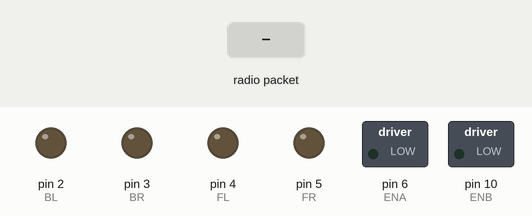
Simulated run of this sketch. Board: Arduino Uno, built with avr-gcc and run on an emulated ATmega328P. Parts: switched loads named in the sketch (green lamp = pin HIGH), output pins drawn as LEDs (lit = HIGH). Inputs (shaded band) come from the test bench. No radio packets arrive unless stated.

Above: at 1.2 s.
1.3 s: radio packet "FR" arrives
At 1.6 s:
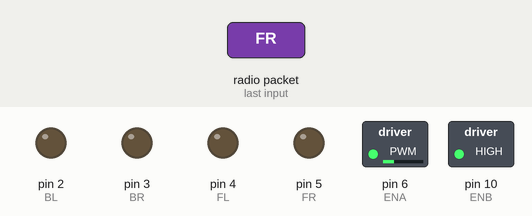
2.8 s: radio packet "F" arrives
At 3.9 s:
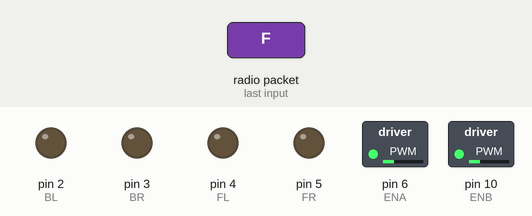
4.3 s: radio packet "FL" arrives
At 5.0 s:
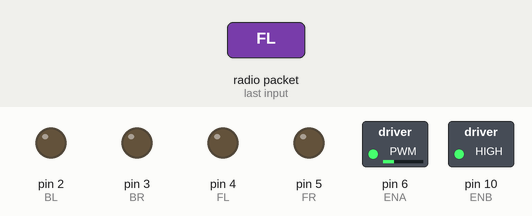
Timing chart, 0 to 7.3 s (numbered marks = the images above; inputs shaded):
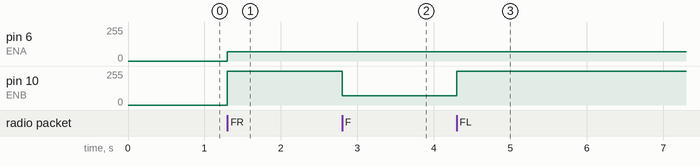

Measured:
- after the input at 1.3 s, pin 6 (ENA): 0/255 → 70/255 at once; pin 10 (ENB): 0/255 → 255/255 at once
- after the input at 2.8 s, pin 10 (ENB): 255/255 → 70/255 at once
- after the input at 4.3 s, pin 10 (ENB): 70/255 → 255/255 at once

The sketch:

Receiver.ino
```cpp
/* Code For Hand Gesture Controlled WheelChair
 * Software used - Arduino IDE
 * Hardware Used - Arduino UNO
 * Created By    - Gopal Agarwal
 */

 /*  PINOUT of Receiver
  *     nrf MOSI -> Pin 11
  *     nrf MISO -> Pin 12
  *     nrf SCLK -> Pin 13
  *     Motor Driver -> Pin 5, 4, 3, 2, 6, 10
  */

/**********  Add Required Libraries  **********/
#include <SPI.h>          // Library for SPI Communication
#include <nRF24L01.h>     // Library for nrFL401
#include <RF24.h>         // Library for nrFL401

/**********  Global Variables  **********/
int WheelSpeed;
String text;

/**********  Create an RF24 object  **********/
RF24 radio(9, 8);       // CE Connected to Pin9, CSN Connected to Pin8

/**********  nrFL401 Module Address  *******/
const byte address[6] = "00001";

/**********  Pin Connection  **********/
int FR  = 5;            // Forward Right Side Motor connected to Pin5
int FL  = 4;            // Forward Left Side Motor connected to Pin4
int BR  = 3;            // Backward Right Side Motor connected to Pin3
int BL  = 2;            // Backward Right Side Motor connected to Pin2
int ENA = 6;            // ENA of Motor Driver to control the speed of Wheels to PWM Pin6
int ENB = 10;           // ENB of Motor Driver to control the speed of Wheels to PWM Pin10

/**********  Setup Function  **********/
void setup()
{
  // Digital Pins 5,4,3,2,6,10 set as output
  pinMode(FR, OUTPUT);
  pinMode(FL, OUTPUT);
  pinMode(BR, OUTPUT);
  pinMode(BL, OUTPUT);
  pinMode(ENA, OUTPUT);
  pinMode(ENB, OUTPUT);

  radio.begin();                       // Begin nrFL401 Commuication
  radio.openReadingPipe(0, address);   // Talk To only one nrFL401 whose address is "00001"
  radio.startListening();              // Set nrFL401 as Receiver
  radio.setDataRate(RF24_250KBPS);     // Set Datarate of nrf module to 250Kbps

  Serial.begin(9600);                  // Begin Serial Communication
}

/***  Infinite Loop Function  ***/
void loop()
{
  // Read the data if available in buffer of nrFL401 Receiver
    if (radio.available())
     {
       radio.read(&text, sizeof(text));
       radio.read(&WheelSpeed, sizeof(WheelSpeed));
     }

  // Set the Speed of the Wheels
    analogWrite(ENA, WheelSpeed);
    analogWrite(ENB, WheelSpeed);

  // Take the Decision for wheelchair movement
    if(text == "FR")                //If Hand Moves in Forward Right Direction
      {
       digitalWrite(FL, HIGH);
       digitalWrite(FR, LOW);
       digitalWrite(BR, LOW);
       digitalWrite(BL, HIGH);
      }
    else if(text == "FL")         //If Hand Moves in Forward Left Direction
      {
       digitalWrite(FL, LOW);
       digitalWrite(FR, HIGH);
       digitalWrite(BR, HIGH);
       digitalWrite(BL, LOW);
      }
    else if(text == "BR")        //If Hand Moves in Bacward Right Direction
      {
       digitalWrite(FL, HIGH);
       digitalWrite(FR, LOW);
       digitalWrite(BR, LOW);
       digitalWrite(BL, HIGH);
      }
    else if(text == "BL")       //If Hand Moves in Backward Left Direction
      {
       digitalWrite(FR, HIGH);
       digitalWrite(FL, LOW);
       digitalWrite(BR, HIGH);
       digitalWrite(BL, LOW);
      }
    else if(text == "F")        //If Hand Moves in Forward Direction
      {
       digitalWrite(FR, HIGH);
       digitalWrite(FL, HIGH);
       digitalWrite(BR, HIGH);
       digitalWrite(BL, HIGH);
      }
    else if(text == "B")       //If Hand Moves in Backward Direction
      {
       digitalWrite(FR, HIGH);
       digitalWrite(FL, HIGH);
       digitalWrite(BR, HIGH);
       digitalWrite(BL, HIGH);
      }
    else if(text == "STOP")     //If Hand Moves is not moving
      {
       digitalWrite(FR, LOW);
       digitalWrite(FL, LOW);
       digitalWrite(BR, LOW);
       digitalWrite(BL, LOW);
      }
}
```
